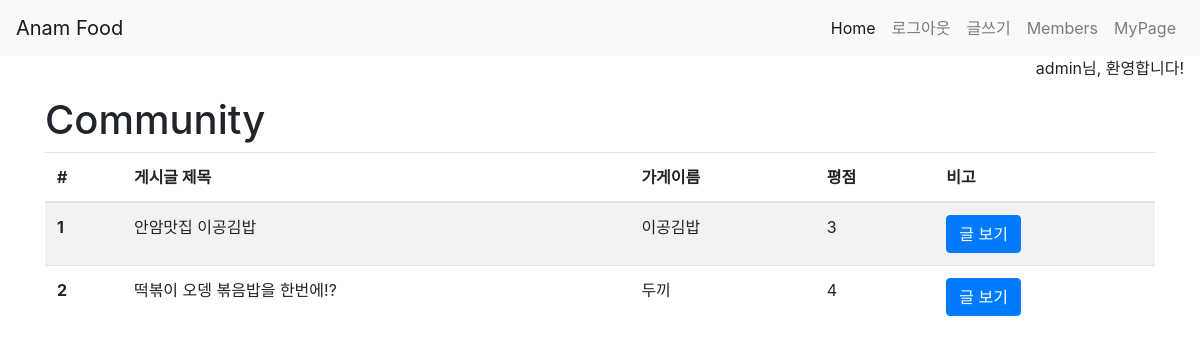
The app's page /community/ (signed in) with its own data.
### community/models.py (models this page shows)
class Community(models.Model):
    user=models.ForeignKey(settings.AUTH_USER_MODEL, on_delete=models.CASCADE)
    title=models.CharField(max_length=100)
    store_name=models.CharField(max_length=100)
    rank=models.IntegerField()
    content=models.TextField()
    created_at=models.DateTimeField(auto_now_add=True)
    updated_at=models.DateTimeField(auto_now=True)

### community/views.py (the view)
# urls.py: path('',views.index, name='index'),
def index(request):
    communities=Community.objects.all()
    context={
        'communities':communities
    }
    return render(request,'community/index.html',context)

### community/templates/community/index.html
{% extends 'base.html' %}
{% load bootstrap4 %}
{% block content %}
<h1>Community</h1>
<table class="table table-striped">
  <thead>
    <tr>
      <th scope="col">#</th>
      <th scope="col">게시글 제목</th>
      <th scope="col">가게이름</th>
      <th scope="col">평점</th>
      <th scope="col">비고</th>
    </tr>
  </thead>
  <tbody>
      {% for community in communities %}
    <tr>
      <th scope="row">{{community.pk}}</th>
      <td>{{community.title}}</td>
      <td>{{community.store_name}}</td>
      <td>{{community.rank}}</td>
      <td><a href="{% url 'community:detail' community.pk %}" class="btn btn-primary">글 보기</a></td>
    </tr>
    {% endfor %}
  </tbody>
</table>
{% endblock %}

### templates/base.html (shortened to what this page needs)
<!DOCTYPE html>
{% load bootstrap4 %}
<html lang="en">
<head>
    {% bootstrap_css %}
</head>
<body>
<nav class="navbar navbar-expand-lg navbar-light bg-light">
      <a class="navbar-brand" href="#">Anam Food</a>
  <div class="collapse navbar-collapse d-flex justify-content-end" id="navbarNav">
    <ul class="navbar-nav">
      <li class="nav-item active">
        <a class="nav-link" href="{% url 'community:index' %}">Home</a>
      </li>
      {% if request.user.is_authenticated %}
      <li class="nav-item">
        <a class="nav-link" href="{% url 'accounts:logout' %}">로그아웃</a>
      </li>
      <li class="nav-item">
        <a class="nav-link" href="{% url 'community:create' %}">글쓰기</a></a>
      </li>
      <li class="nav-item">
        <a class="nav-link" href="{% url 'accounts:index' %}">Members</a>
      </li>
      <li class="nav-item">
        <a class="nav-link" href="{% url 'accounts:detail' request.user.pk %}">MyPage</a>
      </li>
      {% endif %}
    </ul>
  </div>
</nav>
<div class="collapse navbar-collapse d-flex justify-content-end mr-3" id="navbarNav">
{% if request.user.is_authenticated %}
<p>{{request.user.username}}님, 환영합니다!</p>
{% else %}
<p>로그인 후 이용해주세요</p>
{% endif %}
</div>
    <div class='container'>
    {% block content %}
    {% endblock %}
    </div>
</body>
</html>

### records on screen
Community: pk "1", title "안암맛집 이공김밥", store_name "이공김밥", rank "3"
Community: pk "2", title "떡볶이 오뎅 볶음밥을 한번에!?", store_name "두끼", rank "4"

### other values on screen
{{ request.user.username }} "admin"
